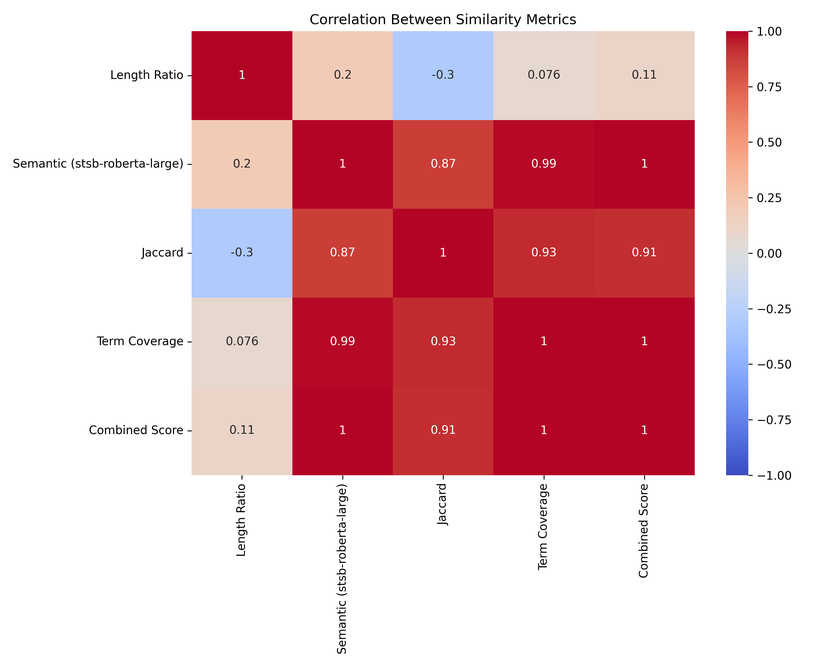
#> input picture metric_correlation_heatmap.png, 833 x 667 px, shrunk from 3000 x 2400 before the run
$ python -i ocr.py   (imports and definitions only)
#> lines starting #> are read from the running program, lines starting #| are printed output that depends on the picture; after the words box and inside, x2 and y2 are one past the last pixel; in counts of white or black regions, pixels touching at a corner belong together
import cv2
import numpy as np
from PIL import Image
import io
import os
import pytesseract

def ocr_from_image(image_bytes_or_path):
    """
    Perform OCR on:
    - Folder path
    - Image file path
    - Raw image bytes
    """

    if isinstance(image_bytes_or_path, str):

        # If it's a folder
        if os.path.isdir(image_bytes_or_path):
            return ocr_from_folder(image_bytes_or_path)

        # If it's a file
        if os.path.isfile(image_bytes_or_path):
            with open(image_bytes_or_path, 'rb') as f:
                return ocr_from_single_image(f.read())

    elif isinstance(image_bytes_or_path, bytes):
        return ocr_from_single_image(image_bytes_or_path)

    print(f"[OCR Warning] Unexpected input type: {type(image_bytes_or_path)}")
    return ""

def ocr_from_single_image(image_bytes):
    """
    Perform OCR on a single image (bytes) using pytesseract.
    Prints each detected line to console.
    """
    try:
        # Convert bytes to numpy array via PIL
        image = Image.open(io.BytesIO(image_bytes))
#> image is the input picture: PIL image 833x667 RGBA; mean R, G, B, A 228.6, 181.5, 188.2, 255
        original_size = image.size
#> original_size = (833, 667)

        # Convert to grayscale for better OCR
        if image.mode != 'L':
            image = image.convert('L')
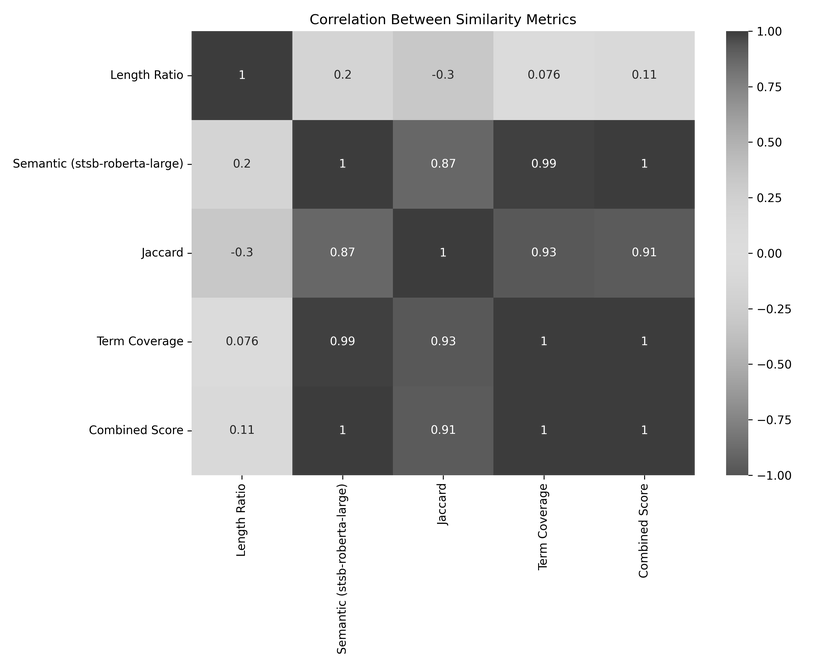
#> image: PIL image 833x667 L; min 0, max 255, mean 196.2

        # Enhance image for better OCR
        image_array = np.array(image)

        # Apply multiple preprocessing techniques

        # Method 1: Otsu thresholding
        _, thresh_otsu = cv2.threshold(image_array, 0, 255, cv2.THRESH_BINARY + cv2.THRESH_OTSU)
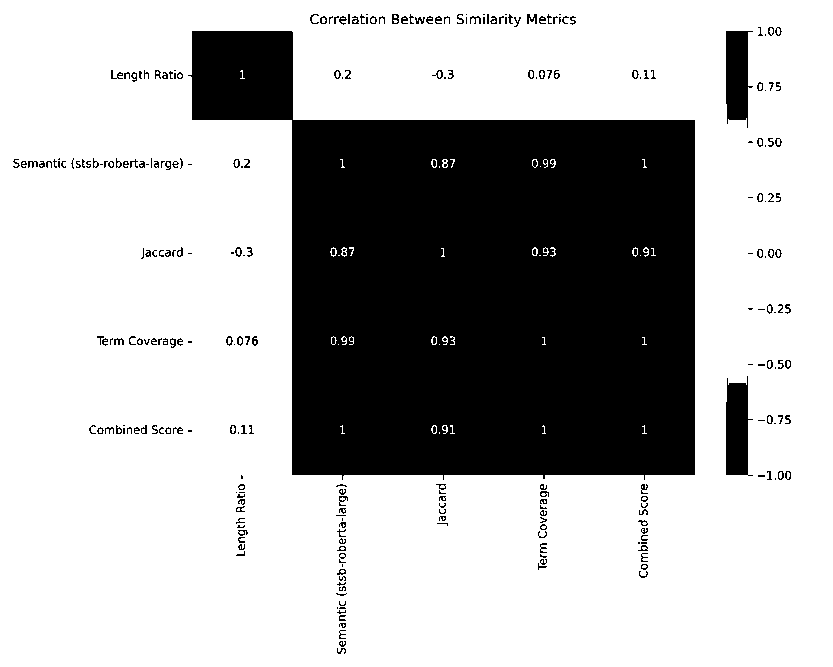
#> thresh_otsu: shape (667, 833); 71.1% white; 275 black regions (113 under 20 px), largest, box (x1, y1, x2, y2) and area: (188, 31, 695, 480) 151248, (726, 376, 753, 476) 2023, (726, 31, 753, 128) 1964

        # Method 2: Adaptive thresholding
        thresh_adaptive = cv2.adaptiveThreshold(image_array, 255, cv2.ADAPTIVE_THRESH_GAUSSIAN_C,
                                               cv2.THRESH_BINARY, 15, 10)
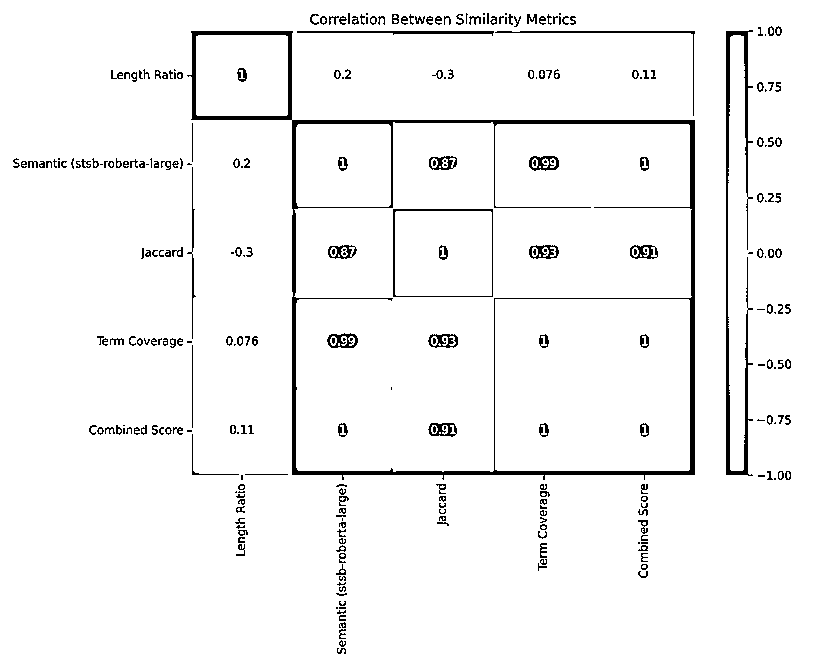
#> thresh_adaptive: shape (667, 833); 96% white; 294 black regions (90 under 20 px), largest, box (x1, y1, x2, y2) and area: (187, 31, 695, 480) 8671, (726, 30, 753, 476) 2620, (393, 209, 493, 297) 558

        # Try both and see which gives better results
        # For now, use Otsu
        enhanced = thresh_otsu

        # Denoise
        denoised = cv2.medianBlur(enhanced, 1)

        # Convert back to PIL Image
        enhanced_image = Image.fromarray(denoised)

        # OCR configuration for better accuracy
        custom_config = r'--oem 3 --psm 6 -c tessedit_char_whitelist="ABCDEFGHIJKLMNOPQRSTUVWXYZabcdefghijklmnopqrstuvwxyz0123456789.,;:!?()[]{}@#$%^&*+-=<>/\\|~`\'\" "'

        # Get detailed OCR data including bounding boxes
        try:
            # Get OCR data with bounding boxes
#> (the run stopped early here; a loop or call above may not have finished)
